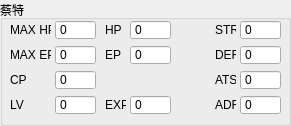
     <widget class="QGroupBox" name="groupBox_Zeit">
      <property name="enabled">
       <bool>true</bool>
      </property>
      <property name="geometry">
       <rect>
        <x>595</x>
        <y>265</y>
        <width>291</width>
        <height>126</height>
       </rect>
      </property>
      <property name="title">
       <string>蔡特</string>
      </property>
      <widget class="QLabel" name="label_102">
       <property name="enabled">
        <bool>true</bool>
       </property>
       <property name="geometry">
        <rect>
         <x>10</x>
         <y>20</y>
         <width>41</width>
         <height>20</height>
        </rect>
       </property>
       <property name="text">
        <string>MAX HP</string>
       </property>
      </widget>
      <widget class="QSpinBox" name="spinBox_Zeit_max_hp">
       <property name="enabled">
        <bool>true</bool>
       </property>
       <property name="geometry">
        <rect>
         <x>55</x>
         <y>20</y>
         <width>41</width>
         <height>20</height>
        </rect>
       </property>
       <property name="buttonSymbols">
        <enum>QAbstractSpinBox::NoButtons</enum>
       </property>
       <property name="maximum">
        <number>2147483647</number>
       </property>
       <property name="singleStep">
        <number>1</number>
       </property>
      </widget>
      <widget class="QLabel" name="label_103">
       <property name="enabled">
        <bool>true</bool>
       </property>
       <property name="geometry">
        <rect>
         <x>10</x>
         <y>45</y>
         <width>41</width>
         <height>20</height>
        </rect>
       </property>
       <property name="text">
        <string>MAX EP</string>
       </property>
      </widget>
      <widget class="QSpinBox" name="spinBox_Zeit_max_ep">
       <property name="enabled">
        <bool>true</bool>
       </property>
       <property name="geometry">
        <rect>
         <x>55</x>
         <y>45</y>
         <width>41</width>
         <height>20</height>
        </rect>
       </property>
       <property name="buttonSymbols">
        <enum>QAbstractSpinBox::NoButtons</enum>
       </property>
       <property name="maximum">
        <number>65535</number>
       </property>
      </widget>
      <widget class="QSpinBox" name="spinBox_Zeit_cp">
       <property name="enabled">
        <bool>true</bool>
       </property>
       <property name="geometry">
        <rect>
         <x>55</x>
         <y>70</y>
         <width>41</width>
         <height>20</height>
        </rect>
       </property>
       <property name="buttonSymbols">
        <enum>QAbstractSpinBox::NoButtons</enum>
       </property>
       <property name="maximum">
        <number>65535</number>
       </property>
      </widget>
      <widget class="QLabel" name="label_104">
       <property name="enabled">
        <bool>true</bool>
       </property>
       <property name="geometry">
        <rect>
         <x>10</x>
         <y>70</y>
         <width>41</width>
         <height>20</height>
        </rect>
       </property>
       <property name="text">
        <string>CP</string>
       </property>
       <property name="wordWrap">
        <bool>false</bool>
       </property>
      </widget>
      <widget class="QSpinBox" name="spinBox_Zeit_lv">
       <property name="enabled">
        <bool>true</bool>
       </property>
       <property name="geometry">
        <rect>
         <x>55</x>
         <y>95</y>
         <width>41</width>
         <height>20</height>
        </rect>
       </property>
       <property name="buttonSymbols">
        <enum>QAbstractSpinBox::NoButtons</enum>
       </property>
       <property name="maximum">
        <number>65535</number>
       </property>
      </widget>
      <widget class="QSpinBox" name="spinBox_Zeit_hp">
       <property name="enabled">
        <bool>true</bool>
       </property>
       <property name="geometry">
        <rect>
         <x>130</x>
         <y>20</y>
         <width>41</width>
         <height>20</height>
        </rect>
       </property>
       <property name="buttonSymbols">
        <enum>QAbstractSpinBox::NoButtons</enum>
       </property>
       <property name="maximum">
        <number>2147483647</number>
       </property>
       <property name="singleStep">
        <number>1</number>
       </property>
      </widget>
      <widget class="QLabel" name="label_105">
       <property name="enabled">
        <bool>true</bool>
       </property>
       <property name="geometry">
        <rect>
         <x>105</x>
         <y>20</y>
         <width>21</width>
         <height>20</height>
        </rect>
       </property>
       <property name="text">
        <string>HP</string>
       </property>
      </widget>
      <widget class="QSpinBox" name="spinBox_Zeit_exp">
       <property name="enabled">
        <bool>true</bool>
       </property>
       <property name="geometry">
        <rect>
         <x>130</x>
         <y>95</y>
         <width>41</width>
         <height>20</height>
        </rect>
       </property>
       <property name="buttonSymbols">
        <enum>QAbstractSpinBox::NoButtons</enum>
       </property>
       <property name="maximum">
        <number>2147483647</number>
       </property>
       <property name="singleStep">
        <number>1</number>
       </property>
      </widget>
      <widget class="QSpinBox" name="spinBox_Zeit_ep">
       <property name="enabled">
        <bool>true</bool>
       </property>
       <property name="geometry">
        <rect>
         <x>130</x>
         <y>45</y>
         <width>41</width>
         <height>20</height>
        </rect>
       </property>
       <property name="buttonSymbols">
        <enum>QAbstractSpinBox::NoButtons</enum>
       </property>
       <property name="maximum">
        <number>65535</number>
       </property>
      </widget>
      <widget class="QLabel" name="label_106">
       <property name="enabled">
        <bool>true</bool>
       </property>
       <property name="geometry">
        <rect>
         <x>105</x>
         <y>95</y>
         <width>21</width>
         <height>20</height>
        </rect>
       </property>
       <property name="text">
        <string>EXP</string>
       </property>
      </widget>
      <widget class="QLabel" name="label_107">
       <property name="enabled">
        <bool>true</bool>
       </property>
       <property name="geometry">
        <rect>
         <x>105</x>
         <y>45</y>
         <width>21</width>
         <height>20</height>
        </rect>
       </property>
       <property name="text">
        <string>EP</string>
       </property>
      </widget>
      <widget class="QLabel" name="label_108">
       <property name="enabled">
        <bool>true</bool>
       </property>
       <property name="geometry">
        <rect>
         <x>215</x>
         <y>45</y>
         <width>21</width>
         <height>20</height>
        </rect>
       </property>
       <property name="text">
        <string>DEF</string>
       </property>
      </widget>
      <widget class="QSpinBox" name="spinBox_Zeit_str">
       <property name="enabled">
        <bool>true</bool>
       </property>
       <property name="geometry">
        <rect>
         <x>240</x>
         <y>20</y>
         <width>41</width>
         <height>20</height>
        </rect>
       </property>
       <property name="buttonSymbols">
        <enum>QAbstractSpinBox::NoButtons</enum>
       </property>
       <property name="maximum">
        <number>65535</number>
       </property>
      </widget>
      <widget class="QSpinBox" name="spinBox_Zeit_def">
       <property name="enabled">
        <bool>true</bool>
       </property>
       <property name="geometry">
        <rect>
         <x>240</x>
         <y>45</y>
         <width>41</width>
         <height>20</height>
        </rect>
       </property>
       <property name="buttonSymbols">
        <enum>QAbstractSpinBox::NoButtons</enum>
       </property>
       <property name="maximum">
        <number>65535</number>
       </property>
      </widget>
      <widget class="QLabel" name="label_109">
       <property name="enabled">
        <bool>true</bool>
       </property>
       <property name="geometry">
        <rect>
         <x>215</x>
         <y>20</y>
         <width>21</width>
         <height>20</height>
        </rect>
       </property>
       <property name="text">
        <string>STR</string>
       </property>
      </widget>
      <widget class="QLabel" name="label_110">
       <property name="enabled">
        <bool>true</bool>
       </property>
       <property name="geometry">
        <rect>
         <x>10</x>
         <y>95</y>
         <width>41</width>
         <height>20</height>
        </rect>
       </property>
       <property name="text">
        <string>LV</string>
       </property>
       <property name="wordWrap">
        <bool>false</bool>
       </property>
      </widget>
      <widget class="QLabel" name="label_111">
       <property name="enabled">
        <bool>true</bool>
       </property>
       <property name="geometry">
        <rect>
         <x>215</x>
         <y>95</y>
         <width>21</width>
         <height>20</height>
        </rect>
       </property>
       <property name="text">
        <string>ADF</string>
       </property>
      </widget>
      <widget class="QSpinBox" name="spinBox_Zeit_ats">
       <property name="enabled">
        <bool>true</bool>
       </property>
       <property name="geometry">
        <rect>
         <x>240</x>
         <y>70</y>
         <width>41</width>
         <height>20</height>
        </rect>
       </property>
       <property name="buttonSymbols">
        <enum>QAbstractSpinBox::NoButtons</enum>
       </property>
       <property name="maximum">
        <number>65535</number>
       </property>
      </widget>
      <widget class="QSpinBox" name="spinBox_Zeit_adf">
       <property name="enabled">
        <bool>true</bool>
       </property>
       <property name="geometry">
        <rect>
         <x>240</x>
         <y>95</y>
         <width>41</width>
         <height>20</height>
        </rect>
       </property>
       <property name="buttonSymbols">
        <enum>QAbstractSpinBox::NoButtons</enum>
       </property>
       <property name="maximum">
        <number>65535</number>
       </property>
      </widget>
      <widget class="QLabel" name="label_112">
       <property name="enabled">
        <bool>true</bool>
       </property>
       <property name="geometry">
        <rect>
         <x>215</x>
         <y>70</y>
         <width>21</width>
         <height>20</height>
        </rect>
       </property>
       <property name="text">
        <string>ATS</string>
       </property>
      </widget>
     </widget>
